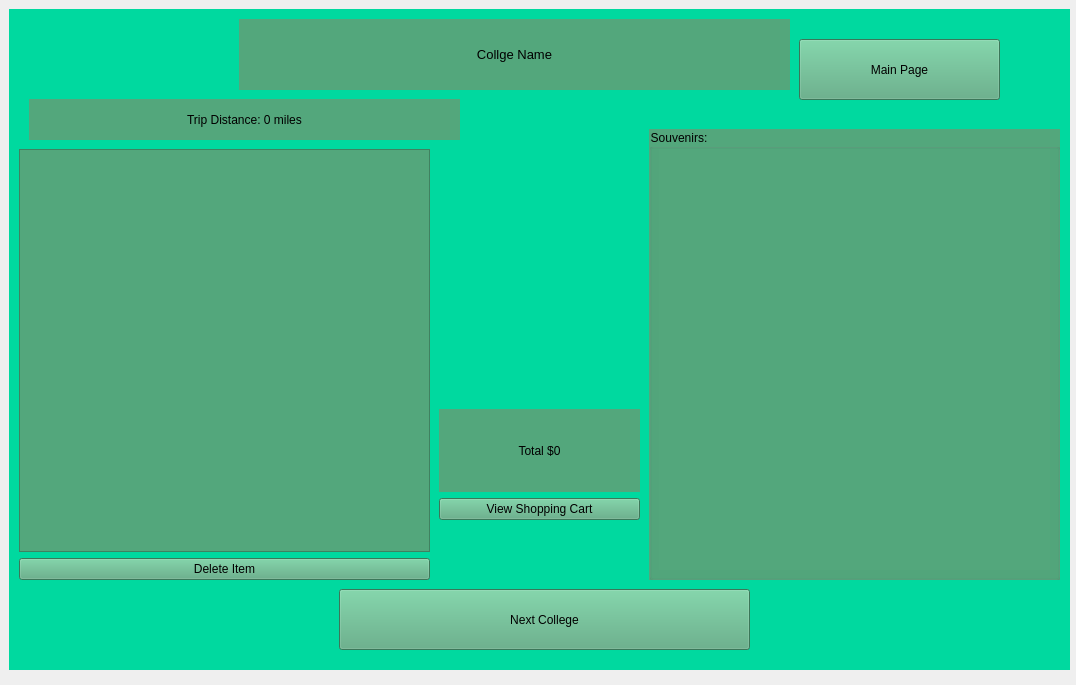
<?xml version="1.0" encoding="UTF-8"?>
<ui version="4.0">
 <class>CollegeTour</class>
 <widget class="QWidget" name="CollegeTour">
  <property name="geometry">
   <rect>
    <x>0</x>
    <y>0</y>
    <width>1076</width>
    <height>685</height>
   </rect>
  </property>
  <property name="windowTitle">
   <string>Form</string>
  </property>
  <widget class="QStackedWidget" name="CollegeTourStackedWidget">
   <property name="geometry">
    <rect>
     <x>9</x>
     <y>9</y>
     <width>1061</width>
     <height>661</height>
    </rect>
   </property>
   <property name="styleSheet">
    <string notr="true">background-color: rgb(0, 217, 159);</string>
   </property>
   <widget class="QWidget" name="CollegeTourPage">
    <widget class="QWidget" name="verticalLayoutWidget">
     <property name="geometry">
      <rect>
       <x>430</x>
       <y>400</y>
       <width>201</width>
       <height>111</height>
      </rect>
     </property>
     <layout class="QVBoxLayout" name="verticalLayout">
      <item>
       <widget class="QLabel" name="TotalPricelabel">
        <property name="styleSheet">
         <string notr="true">background-color: rgb(83, 167, 124);</string>
        </property>
        <property name="text">
         <string>Total $0</string>
        </property>
        <property name="alignment">
         <set>Qt::AlignCenter</set>
        </property>
       </widget>
      </item>
      <item>
       <widget class="QPushButton" name="ViewCheckoutButton">
        <property name="styleSheet">
         <string notr="true">background-color: rgb(83, 167, 124);</string>
        </property>
        <property name="text">
         <string>View Shopping Cart</string>
        </property>
       </widget>
      </item>
     </layout>
    </widget>
    <widget class="QLabel" name="CollegeNamelabel">
     <property name="geometry">
      <rect>
       <x>230</x>
       <y>10</y>
       <width>551</width>
       <height>71</height>
      </rect>
     </property>
     <property name="font">
      <font>
       <pointsize>10</pointsize>
      </font>
     </property>
     <property name="styleSheet">
      <string notr="true">background-color: rgb(83, 167, 124);</string>
     </property>
     <property name="text">
      <string>Collge Name</string>
     </property>
     <property name="alignment">
      <set>Qt::AlignCenter</set>
     </property>
    </widget>
    <widget class="QPushButton" name="NextCollegeButton">
     <property name="geometry">
      <rect>
       <x>330</x>
       <y>580</y>
       <width>411</width>
       <height>61</height>
      </rect>
     </property>
     <property name="styleSheet">
      <string notr="true">background-color: rgb(83, 167, 124);</string>
     </property>
     <property name="text">
      <string>Next College</string>
     </property>
    </widget>
    <widget class="QWidget" name="verticalLayoutWidget_2">
     <property name="geometry">
      <rect>
       <x>10</x>
       <y>140</y>
       <width>411</width>
       <height>431</height>
      </rect>
     </property>
     <layout class="QVBoxLayout" name="verticalLayout_2">
      <item>
       <widget class="QListWidget" name="ShoppingCartList">
        <property name="styleSheet">
         <string notr="true">background-color: rgb(83, 167, 124);</string>
        </property>
       </widget>
      </item>
      <item>
       <widget class="QPushButton" name="DeleteItemButton">
        <property name="styleSheet">
         <string notr="true">background-color: rgb(83, 167, 124);</string>
        </property>
        <property name="text">
         <string>Delete Item</string>
        </property>
       </widget>
      </item>
     </layout>
    </widget>
    <widget class="QLabel" name="TripDistancelabel">
     <property name="geometry">
      <rect>
       <x>20</x>
       <y>90</y>
       <width>431</width>
       <height>41</height>
      </rect>
     </property>
     <property name="styleSheet">
      <string notr="true">background-color: rgb(83, 167, 124);</string>
     </property>
     <property name="text">
      <string>Trip Distance: 0 miles</string>
     </property>
     <property name="alignment">
      <set>Qt::AlignCenter</set>
     </property>
    </widget>
    <widget class="QGroupBox" name="SouvenirsGroupBox">
     <property name="geometry">
      <rect>
       <x>640</x>
       <y>120</y>
       <width>411</width>
       <height>451</height>
      </rect>
     </property>
     <property name="styleSheet">
      <string notr="true">background-color: rgb(83, 167, 124);</string>
     </property>
     <property name="title">
      <string>Souvenirs:</string>
     </property>
     <widget class="QWidget" name="gridLayoutWidget">
      <property name="geometry">
       <rect>
        <x>10</x>
        <y>20</y>
        <width>391</width>
        <height>421</height>
       </rect>
      </property>
      <layout class="QGridLayout" name="gridLayout">
       <item row="0" column="0">
        <layout class="QVBoxLayout" name="verticalLayout_3"/>
       </item>
      </layout>
     </widget>
    </widget>
    <widget class="QPushButton" name="BackTMainButton">
     <property name="geometry">
      <rect>
       <x>790</x>
       <y>30</y>
       <width>201</width>
       <height>61</height>
      </rect>
     </property>
     <property name="styleSheet">
      <string notr="true">background-color: rgb(83, 167, 124);</string>
     </property>
     <property name="text">
      <string>Main Page</string>
     </property>
    </widget>
   </widget>
  </widget>
 </widget>
 <resources/>
 <connections/>
</ui>
